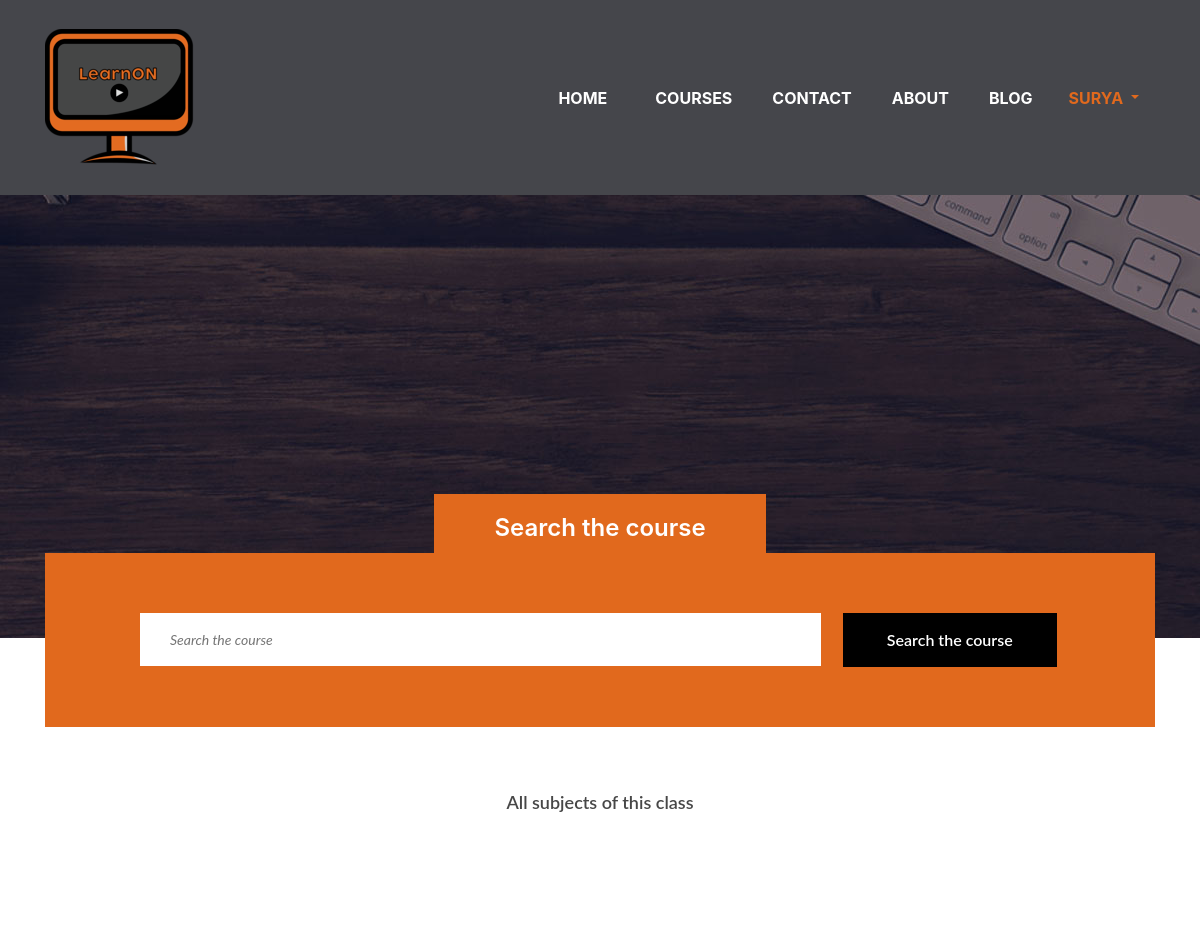
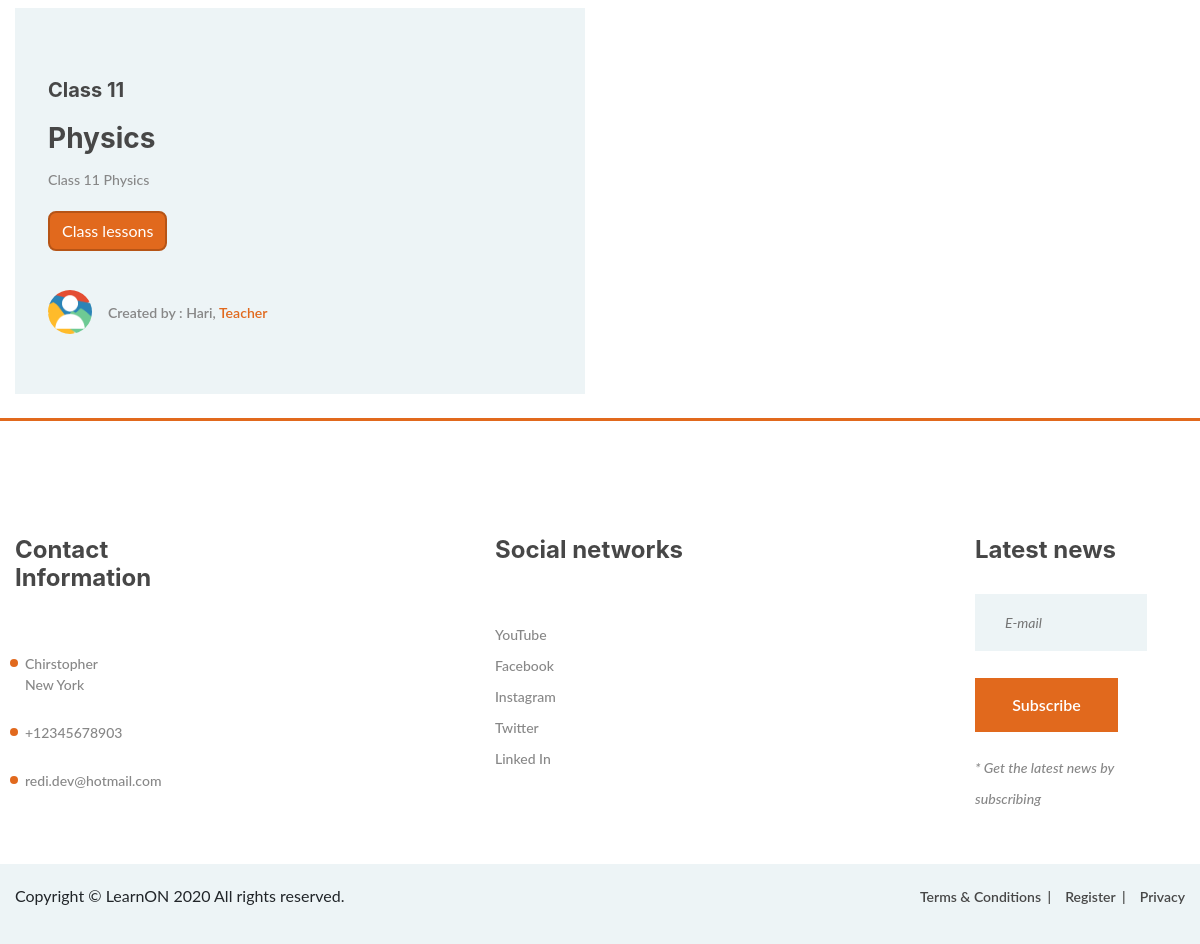
The page /courses/3 (signed in) on the database its author committed (2 pictures, top to bottom).
### courses/models.py (models this page shows, shortened)
class Subjects(models.Model):
    creator = models.ForeignKey(User,on_delete = models.CASCADE)
    slug = models.SlugField()
    title = models.CharField(max_length=30)
    classs = models.ForeignKey(Class,on_delete=models.CASCADE)
    description = models.TextField(max_length=400)
    created_with = models.DateTimeField(auto_now=True)
    image_case = models.ImageField(upload_to='course_images', default='default.jpg')

class Class(models.Model):
    title = models.CharField(max_length=150)
    description = models.TextField(max_length= 200, null=True)
    image = models.ImageField(upload_to='cat_images', default='cat_images/default.jpg')
    def __str__(self):
        return '{}'.format(self.title)

### courses/views.py (the view)
# urls.py: path('courses/<int:category>', CourseListView, name='course_list'),
def CourseListView(request, category):
    courses = Subjects.objects.filter(classs=category)
    context = {
        'courses':courses
    }
    return render(request, 'courses/course_list.html', context)

### courses/templates/courses/course_list.html (shortened to what this page needs)
{% extends 'base.html' %}
{% load static %}
{% block content %}
<div class="page-info-section set-bg" data-setbg="{% static 'webuni/img/page-bg/1.jpg' %}">
</div>
<section class="search-section ss-other-page">
  <div class="container">
    <div class="search-warp">
      <div class="section-title text-white">
        <h2><span>Search the course</span></h2>
      </div>
      <div class="row">
        <div class="col-lg-10 offset-lg-1">
          <form method="post" action="{% url 'courses:search_course' %}" class="intro-newslatter"> {% csrf_token %}
            <input name="search" type="text" placeholder="Search the course">
            <button type="submit" class="site-btn btn-dark">Search the course</button>
          </form>
        </div>
      </div>
    </div>
  </div>
</section>
<div class="course-warp">
  <ul class="course-filter controls">
    <li class="control active" data-filter="all">All subjects of this class</li>
  </ul>
<div class="featured-courses">
      <div class="featured-course course-item">
        <div class="row">
          {% for course in courses %}
          <div class="col-lg-6 pb-4">
            <div class="course-info">
              <div class="course-text">
                <h5>{{course.classs}}</h5>
                <a href="{% url 'courses:course_detail' course.slug %}"><h3 class="">{{course.title|capfirst}}</h3></a>
                <p>{{course.description}}</p>
                <div class="students"><a href="{% url 'courses:course_detail' course.slug %}" class="btn btn-primary">Class lessons</a></div>
              </div>
              <div class="course-author">
                <div class="ca-pic set-bg" data-setbg="{{ request.user.profile.profile_pic.url }}"></div>
                <p>Created by : {{course.creator|capfirst}}, <span>Teacher </span></p>
              </div>
            </div>
          </div>
          {% endfor %}
        </div>
      </div>
    </div>
  </div>
{% endblock %}

### templates/base.html (shortened to what this page needs)
<!DOCTYPE html>
{% load static %}
<html lang="en">
<head>
	<link rel="stylesheet" href="{% static 'webuni/css/bootstrap.min.css'%}"/>
	<link rel="stylesheet" href="{% static 'webuni/css/font-awesome.min.css' %}"/>
	<link rel="stylesheet" href="{% static 'webuni/css/owl.carousel.css' %}"/>
	<link rel="stylesheet" href="{% static 'webuni/css/style.css'%}"/>
	<link rel="stylesheet" href="{% static 'webuni/css/freelancer.css'%}"/>
	<link rel="stylesheet" href="https://unpkg.com/aos@next/dist/aos.css" />
</head>
<body>
	<nav class="navbar navbar-expand-lg bg-secondary text-uppercase" id="mainNav">
		<div class="container">
		  <a class="navbar-brand js-scroll-trigger" href="/"><img src="{% static 'webuni/img/class.png' %}" alt="Logo"></a>
		  <div class="collapse navbar-collapse" id="navbarResponsive">
			<ul class="navbar-nav ml-auto">
			  <li class="nav-item mx-0 mx-lg-1">
				<a class="nav-link py-3 px-0 px-lg-3 rounded js-scroll-trigger" href="{% url 'courses:home' %}">Home</a>
			  </li>
			  <li class="nav-item mx-0 mx-lg-1">
					<li class="nav-item mx-0 mx-lg-1">
					<a class="nav-link py-3 px-0 px-lg-3 rounded js-scroll-trigger" href="/#courses">Courses</a>
				  </li>
			  </li>
			  {% if request.user.profile.is_teacher == True %}
			  <li class="nav-item mx-0 mx-lg-1">
				<a class="nav-link py-3 px-0 px-lg-3 rounded js-scroll-trigger" href="{% url 'courses:create_class' %}">Create class</a>
			  </li>
			  <li class="nav-item mx-0 mx-lg-1">
				<a class="nav-link py-3 px-0 px-lg-3 rounded js-scroll-trigger" href="{% url 'courses:create_subject' %}">Create subject</a>
			  </li>
			  <li class="nav-item mx-0 mx-lg-1">
				<a class="nav-link py-3 px-0 px-lg-3 rounded js-scroll-trigger" href="{% url 'courses:create_lesson' %}">Create lesson</a>
			  </li>
			  {% else %}
			  <li class="nav-item mx-0 mx-lg-1">
				<a class="nav-link py-3 px-0 px-lg-3 rounded js-scroll-trigger" href="{% url 'courses:contact' %}">Contact</a>
			  </li>
			  <li class="nav-item mx-0 mx-lg-1">
				<a class="nav-link py-3 px-0 px-lg-3 rounded js-scroll-trigger" href="{% url 'courses:about' %}">About</a>
			  </li>
			  <li class="nav-item mx-0 mx-lg-1">
				<a class="nav-link py-3 px-0 px-lg-3 rounded js-scroll-trigger" href="{% url 'blogs:post_list' %}">Blog</a>
			  </li>
			  {% endif %}
			  {% if request.user.is_authenticated %}
			  <div class="dropdown show">
				<a class=" dropdown-toggle nav-link py-3 px-0 px-lg-3 rounded js-scroll-triggeraa" href="#" role="button" id="dropdownMenuLink" data-toggle="dropdown" aria-haspopup="true" aria-expanded="false">
					{{request.user.username}}
				</a>
			  </div>
              {% endif %}
			</ul>
		  </div>
		</div>
	  </nav>
{% block content %}
{% endblock content %}
	<footer class="footer-section spad pb-0">
		<div class="footer-top">
			<div class="footer-warp">
				<div class="row">
					<div class="widget-item">
						<h4>Contact Information</h4>
						<ul class="contact-list">
							<li>Chirstopher<br>New York</li>
							<li>+12345678903</li>
							<li>redi.dev@hotmail.com</li>
						</ul>
					</div>
					<div class="widget-item">
					</div>
					<div class="widget-item">
						<h4>Social networks</h4>
						<ul>
							<li><a href="">YouTube</a></li>
							<li><a href="">Facebook</a></li>
							<li><a href="">Instagram</a></li>
							<li><a href="">Twitter</a></li>
							<li><a href="">Linked In</a></li>
						</ul>
					</div>
					<div class="widget-item">
					</div>
					<div class="widget-item">
						<h4>Latest news</h4>
						<form class="footer-newslatter">
							<input type="email" placeholder="E-mail">
							<button class="site-btn">Subscribe</button>
							<p>* Get the latest news by subscribing</p>
						</form>
					</div>
				</div>
			</div>
		</div>
		<div class="footer-bottom">
			<div class="footer-warp">
				<ul class="footer-menu">
					<li><a href="#">Terms & Conditions</a></li>
					<li><a href="#">Register</a></li>
					<li><a href="#">Privacy</a></li>
				</ul>
				<div class="">
					Copyright &copy; LearnON <script>document.write(new Date().getFullYear());</script> All rights reserved.
				</div>
			</div>
		</div>
	</footer>
</html>

### rows shown on the page
Subjects: classs "Class 11", title "Physics", description "Class 11 Physics", creator "Hari"

### other values the page prints
{{ request.user.username }} "SURYA"
